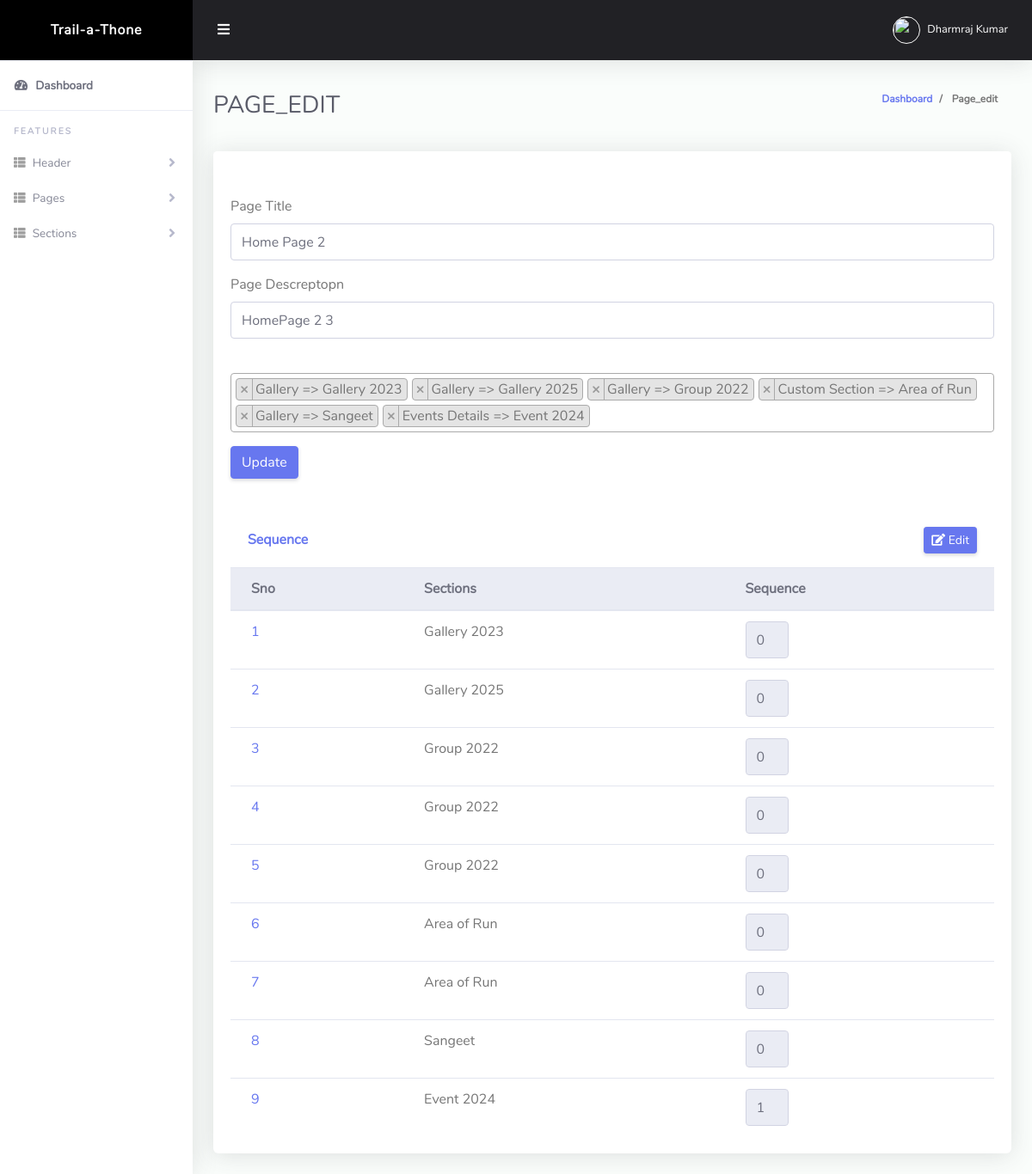
The page /admin/page_edit?pageid=35 (signed in) on the database its author committed.
### tables this page shows
CREATE TABLE `grt_pages` (
  `id` int(11) NOT NULL,
  `page_type` tinyint(4) NOT NULL,
  `is_index_page` tinyint(4) NOT NULL DEFAULT 0,
  `page_title` varchar(200) NOT NULL,
  `is_custom` int(11) NOT NULL DEFAULT 0,
  `page_handler` varchar(200) NOT NULL,
  `page_short_desc` varchar(200) NOT NULL,
  `page_content` longtext NOT NULL,
  `created_date` timestamp NOT NULL DEFAULT current_timestamp(),
  `updated_date` timestamp NOT NULL DEFAULT current_timestamp() ON UPDATE current_timestamp()
);

CREATE TABLE `grt_page_section_trans` (
  `id` int(11) NOT NULL,
  `page_id` int(11) NOT NULL,
  `section_seq` int(11) NOT NULL,
  `section_group_id` int(11) NOT NULL,
  `status` int(11) NOT NULL,
  `created_date` timestamp NOT NULL DEFAULT current_timestamp(),
  `updated_date` timestamp NOT NULL DEFAULT current_timestamp() ON UPDATE current_timestamp()
);

CREATE TABLE `grt_section_group` (
  `id` int(11) NOT NULL,
  `client_id` int(11) NOT NULL,
  `section_id` int(11) NOT NULL,
  `section_group_title` varchar(200) NOT NULL,
  `section_group_desc` varchar(200) NOT NULL,
  `status` tinyint(4) NOT NULL DEFAULT 0,
  `created_date` timestamp NOT NULL DEFAULT current_timestamp(),
  `updated_date` timestamp NOT NULL DEFAULT current_timestamp() ON UPDATE current_timestamp()
);

### admin/config/class.php (called while the page is built, shortened)
<?php
class Db_functions
{
    private $servername = "localhost";
    private $username = "root";
    private $password = "";
    private $db_name = "grt_cms";
    protected $conn = "";
    public function __construct()
    {
        $this->conn = new mysqli($this->servername, $this->username, $this->password, $this->db_name);
    }
    function exe_query($sql_qry)
    {
        $qry = $this->conn->query($sql_qry);
        return $qry;
    }
    function data_fetch($qry)
    {
        $qry_exe = $this->exe_query($qry);
        if (mysqli_num_rows($qry_exe) > 0) {
            while ($data = mysqli_fetch_assoc($qry_exe)) {
                $array[] = $data;
            }
        } else {
            $array = 0;
        }
        return $array;
    }
}

### admin/page_edit.php (the view, shortened to what this page needs)
<?php include "./header.php";
$obj_fetch_section = new Db_functions();
if (isset($_GET['pageid'])) {
    $pageid = $_GET['pageid'];
    $qry_page_data = "SELECT * FROM grt_pages WHERE id=$pageid ";
    $qry_page_data_res = $obj_fetch_section->data_fetch($qry_page_data);
    if ($qry_page_data_res != 0) {
        foreach ($qry_page_data_res as $key => $values) {
            $page_title = $values['page_title'];
            $page_short_desc = $values['page_short_desc'];
            $is_custom = $values['is_custom'];
        }
    }
}
?>
<?php
if ($is_custom == 0) { ?>
    <div class="row">
        <div class="col-lg-12">
            <div class="card mb-4">
                <div class="card-header py-3 d-flex flex-row align-items-center justify-content-between">
                </div>
                <div class="card-body">
                    <form action="./page_backend.php" method="post" enctype="multipart/form-data">
                        <div class="form-group">
                            <label for="exampleInputEmail1">Page Title</label>
                            <input value="<?= $page_title ?>" name="Page_title" required="" type="text" class="form-control" id="exampleInputEmail1" aria-describedby="" placeholder="Title">
                        </div>
                        <div class="form-group">
                            <label for="exampleInputEmail1">Page Descreptopn</label>
                            <input value="<?= $page_short_desc ?>" name="Page_descreption" required="" type="text" class="form-control" id="exampleInputEmail1" aria-describedby="" placeholder="Descreption">
                        </div>
                        <div class="form-group">
                                <?php
                                $seleced_section = "SELECT grtst.section_group_id  FROM grt_page_section_trans grtst INNER JOIN grt_pages grtp on grtp.id = grtst.page_id WHERE grtp.is_custom=0 ";
                                $seleced_section_res = $obj_fetch_section->data_fetch($seleced_section);
                                $all_sections = "SELECT * FROM grt_section_group WHERE status=0";
                                $all_sections_res = $obj_fetch_section->data_fetch($all_sections);
                                if ($all_sections_res != 0) {
                                    foreach ($all_sections_res as $key => $value_data) {
                                        $get_sectionid = "SELECT * FROM grt_sections WHERE id= $value_data[section_id]";
                                        $get_sectionid_res = $obj_fetch_section->data_fetch($get_sectionid);
                                ?>
                                <?php }
                                }
                                ?>
                        </div>
                        <div class="button">
                            <button name="update_page" class="btn btn-primary" type="submit">Update</button>
                        </div>
                    </form>
                </div>
                <div class="card-body">
                    <div class="card-header py-3 d-flex flex-row align-items-center justify-content-between">
                        <h6 class="m-0 font-weight-bold text-primary">Sequence</h6>
                        <div>
                            <button id="edit_btn" class="btn btn-primary btn-sm">
                                <i class=" fa fa-edit"></i> Edit
                            </button>
                        </div>
                    </div>
                    <table class="table align-items-center table-flush">
                        <thead class="thead-light">
                            <tr>
                                <th>Sno</th>
                                <th>Sections</th>
                                <th>Sequence</th>
                        </thead>
                        <tbody>
                            <?php
                            $qry_seq = "SELECT * FROM grt_page_section_trans WHERE page_id= $pageid ORDER BY `section_seq` ";
                            $qry_seq_run = $obj_fetch_section->data_fetch($qry_seq);
                            if ($qry_seq_run != 0) {
                                $sno = 0;
                                foreach ($qry_seq_run as $key => $value_sec) {
                                    $sno++;
                            ?>
                                    <tr>
                                        <td><a href="#"><?= $sno ?> </a></td>
                                        <?php
                                        $qry_getsecname = "SELECT * FROM grt_section_group WHERE id = $value_sec[section_group_id] ";
                                        $qry_getsecname_res = $obj_fetch_section->data_fetch($qry_getsecname);
                                        if ($qry_getsecname_res != 0) {
                                            $sec_name = $qry_getsecname_res[0]['section_group_title'];
                                        }
                                        ?>
                                        <td> <?= $sec_name ?> </td>
                                        <td>
                                            <form action="./page_backend.php" method="post" id="update_page">
                                                <input disabled="disabled" style="width: 50px;" class="form-control input-sm seqNumber" type="number" name="" id="seqNumber" value="<?= $value_sec['section_seq']; ?>">
                                            </form>
                                        </td>
                                    </tr>
                            <?php    }
                            }
                            ?>
                        </tbody>
                    </table>
                </div>
            </div>
        </div>
    </div>
<?php }
?>
<?php include "./footer.php" ?>

### admin/css/admin.css (style rules this page uses)
html { position: relative; min-height: 100%; font-family: Nunito; }
body { height: 100%; }
.table-flush td, .table-flush th { border-right: 0; border-left: 0; }
.table-flush tbody tr:first-child td, .table-flush tbody tr:first-child th { border-top: 0; }
.table-flush tbody tr:last-child td, .table-flush tbody tr:last-child th { border-bottom: 0; }
.card .table { margin-bottom: 0; }
.card .table td, .card .table th { padding-right: 1.5rem; padding-left: 1.5rem; }
.card { -webkit-box-shadow: 0 0.15rem 1.75rem 0 rgba(58, 59, 69, 0.15) !important; box-shadow: 0 0.15rem 1.75rem 0 rgba(58, 59, 69, 0.15) !important; }

### rows shown on the page
grt_pages: Page_title "Home Page 2", Page_descreption "HomePage 2 3"
grt_page_section_trans: grt_section_group.section_group_title "Gallery 2023", section_seq "0"
grt_page_section_trans: grt_section_group.section_group_title "Gallery 2025", section_seq "0"
grt_page_section_trans: grt_section_group.section_group_title "Group 2022", section_seq "0"
grt_page_section_trans: section_seq "0"
grt_section_group: section_group_title "Group 2022"
grt_page_section_trans: section_seq "0"
grt_page_section_trans: grt_section_group.section_group_title "Area of Run", section_seq "0"
grt_page_section_trans: section_seq "0"
grt_section_group: section_group_title "Area of Run"
grt_page_section_trans: grt_section_group.section_group_title "Sangeet", section_seq "0"
grt_page_section_trans: grt_section_group.section_group_title "Event 2024", section_seq "1"

### other values the page prints
$_SESSION['user_name'] "Dharmraj Kumar"
$currunt_page "PAGE_EDIT"
$currunt_page "Page_edit"
